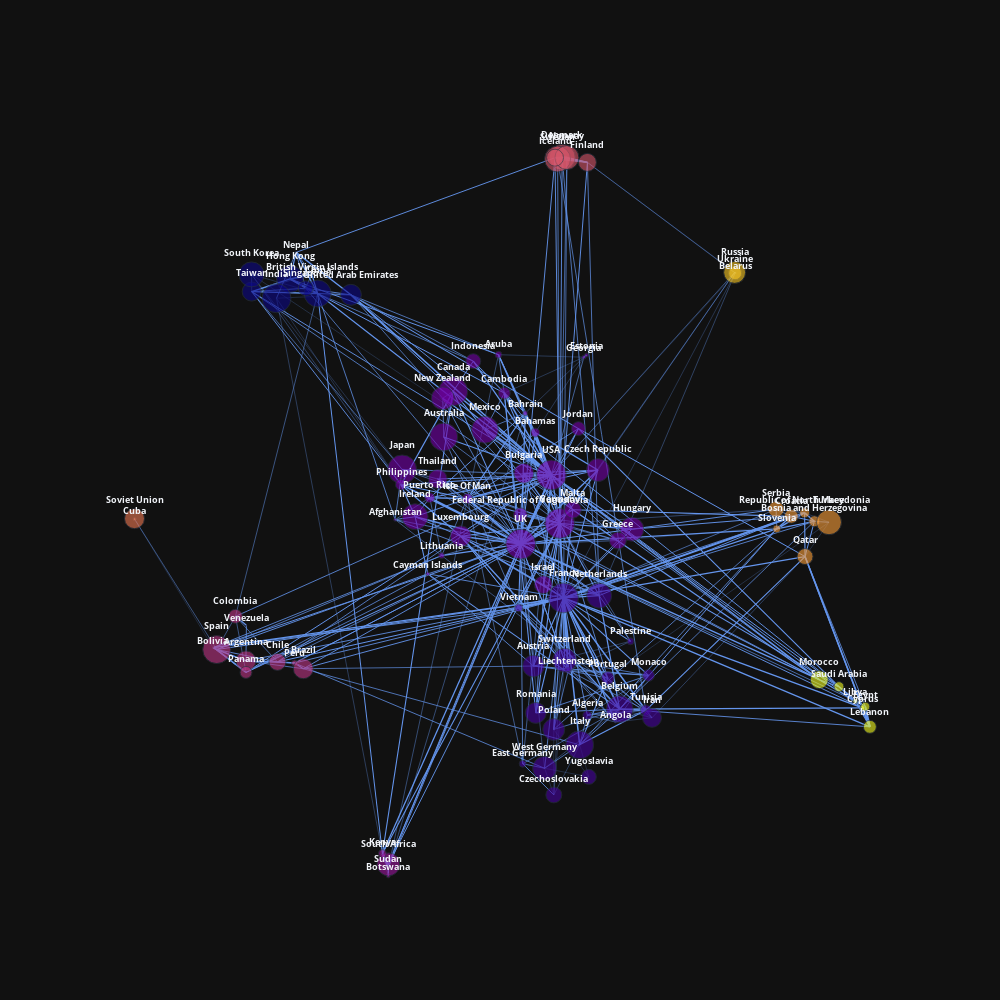

The notebook cell this image was saved under:
### Code cell
net = SemanticNetwork(data, variables = ['country'], key = 'imdb')

res = net.coocurrence_multiple()
res_top = net.get_top_nodes(top_n = 100)
res_filtered =  net.weight_to_similarity(global_filter= 0.2, n_neighbours = 6)

net.compute_network(
        density = 1.5,
        bin_number = 30,
        method = "node2vec",
        n_cluster = 10)

net.draw_network(color="community",
                size="size",
                symbol=None,
                textfont_size=9,
                edge_size=3,
                height_att=1000,
                width_att=1000,
                template="plotly_dark")
